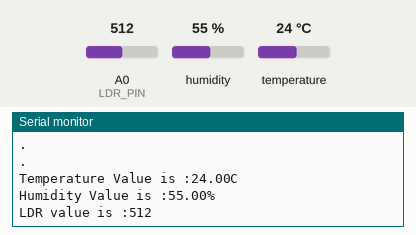
Recording of a sketch running on a simulated ESP8266 (NodeMCU). On the bench: the last lines printed to the serial monitor. Inputs (shaded band) come from the test bench; at power-on: humidity 55 %, A0 (LDR_PIN) = 512, temperature 24 °C. WiFi joins after 1.5 s; servers stay silent unless stated.

Above: at 3.7 s.
3.8 s: humidity set to 22 %
At 9.0 s:
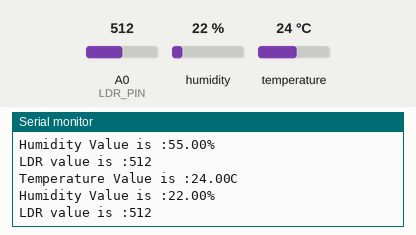
9.6 s: A0 (LDR_PIN) set to 716
At 14.2 s:
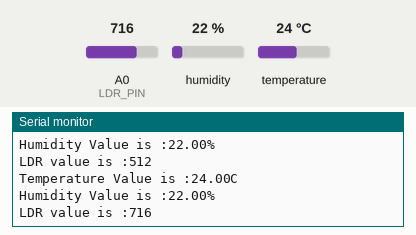
15.4 s: temperature set to 12 °C
At 19.5 s:
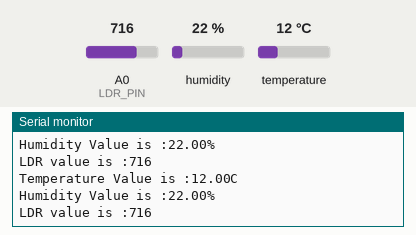
21.2 s: A0 (LDR_PIN) set to 900
At 24.8 s:
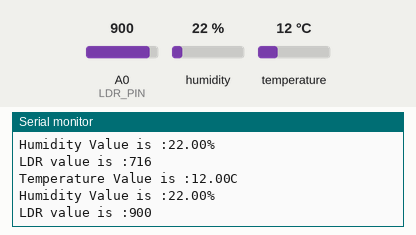
27.0 s: humidity set to 40 %
At 30.1 s:
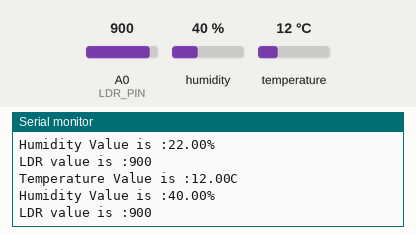
Timing chart, 0 to 31.6 s (numbered marks = the images above; inputs shaded):
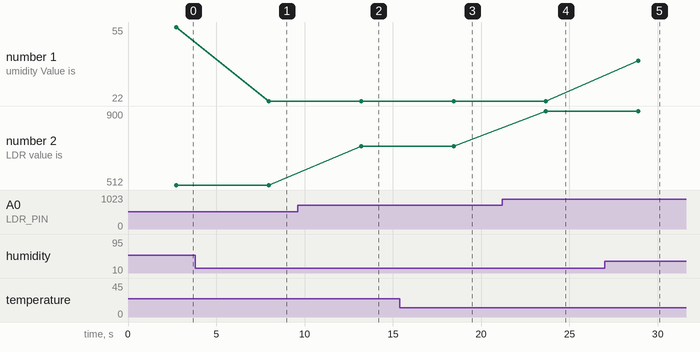

Measured:
- after the input at 3.8 s, the serial monitor: prints a new line after 4.2 s (image 1)
- after the input at 9.6 s, the serial monitor: prints a new line after 3.6 s (image 2)
- after the input at 15.4 s, the serial monitor: prints a new line after 3.0 s (image 3)
- after the input at 21.2 s, the serial monitor: prints a new line after 2.5 s (image 4)
- after the input at 27.0 s, the serial monitor: prints a new line after 1.9 s (image 5)
- plotted number 1: 55 → 22 after the input at 3.8 s, 22 → 40 after the input at 27.0 s
- plotted number 2: 512 → 716 after the input at 9.6 s, 716 → 900 after the input at 21.2 s

The sketch:

DHT_LDR_NodeMCU_thingspeak.ino
```cpp
/*
Author: Akib Hosen Khan
        B.Sc. in Information & Communication Technology.
        Islamic University, Bangladesh
Hardware: DHT, LDR and NodeMCU
Data is displayed at thingspeak
*/

#include <DHT.h>
#include <Adafruit_Sensor.h>
#include <ESP8266WiFi.h>

#define LDR_PIN A0
#define DHTPIN D5
#define DHTTYPE  DHT11

const char* ssid        = "your wifi ssid";
const char* password    = "your password";
const char* host        = "api.thingspeak.com";
const char* writeAPIKey = "your api";

DHT dht(DHTPIN, DHTTYPE, 15);

int ldr_value = 0;

void setup() {
  Serial.begin(9600);
  dht.begin();
  delay(1000);
  WiFi.begin(ssid, password);
  while (WiFi.status() != WL_CONNECTED) {
    delay(500);
    Serial.println(".");
  }
  pinMode(LDR_PIN, INPUT);
}

void loop() {
  float humidity = dht.readHumidity();
  float temperature = dht.readTemperature();

  ldr_value = analogRead(LDR_PIN); // read input value and store it


  if (isnan(humidity) || isnan(temperature)) {
    return;
  }

// make TCP connections
  WiFiClient client;
  const int httpPort = 80;
  if (!client.connect(host, httpPort)) {
    return;
  }

  String url = "/update?key=";
  url+=writeAPIKey;
  url+="&field1=";
  url+=String(temperature);
  url+="&field2=";
  url+=String(humidity);
  url+="\r\n";
  url+="&field3=";
  url+=String(ldr_value);
  url+="\r\n";

  // Request to the server
  client.print(String("GET ") + url + " HTTP/1.1\r\n" +
               "Host: " + host + "\r\n" +
               "Connection: close\r\n\r\n");


  Serial.print("Temperature Value is :");
  Serial.print(temperature);
  Serial.println("C");
  Serial.print("Humidity Value is :");
  Serial.print(humidity);
  Serial.println("%");
  Serial.print("LDR value is :");
  Serial.println(ldr_value);


  delay(5000);
}
```
